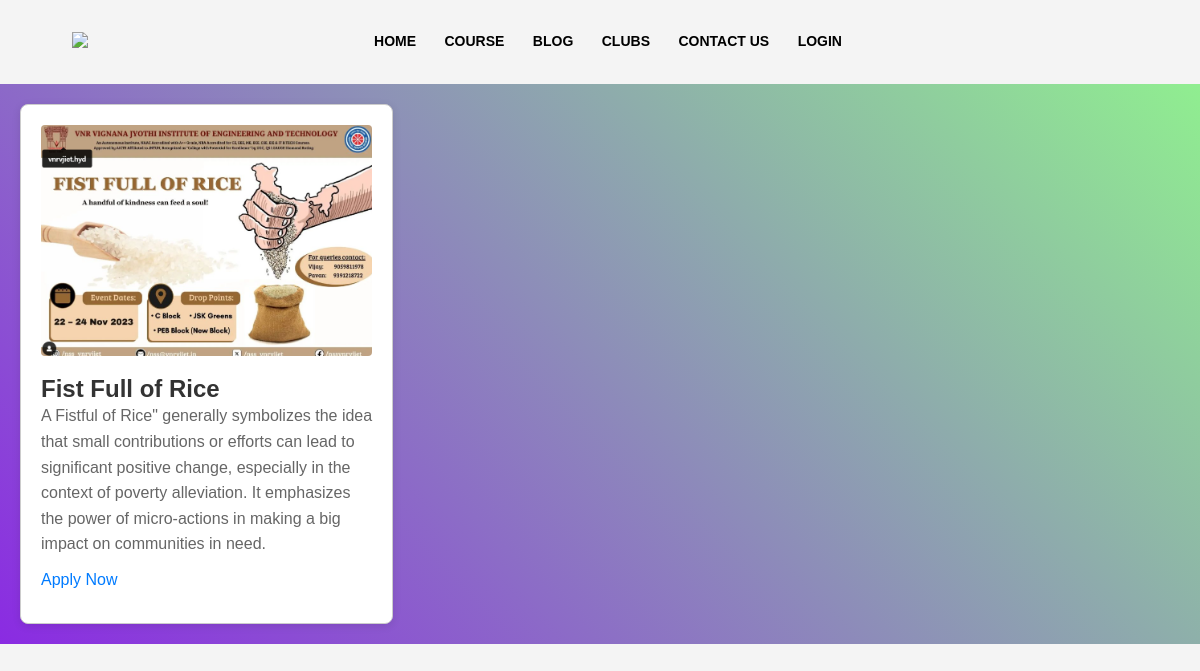
Screenshot of /latest_events.php with the database file from the repository.
### tables this page shows
CREATE TABLE `events` (
  `id` int(11) NOT NULL,
  `event_name` varchar(255) NOT NULL,
  `event_description` text NOT NULL,
  `event_image` varchar(255) NOT NULL,
  `application_form` varchar(255) NOT NULL,
  `created_at` timestamp NOT NULL DEFAULT current_timestamp()
);

### latest_events.php (the view, shortened to what this page needs)
<?php
$host = "localhost";
$dbusername = "root";
$dbpassword = "";
$dbname = "clubs_db";
$conn = new mysqli($host, $dbusername, $dbpassword, $dbname);
$sql = "SELECT event_name, event_description, event_image, application_form FROM events ORDER BY id DESC";
$result = $conn->query($sql);
?>
<!DOCTYPE html>
<html lang="en">
<head>
    <link rel="stylesheet" href="stylescopy.css">
</head>
<body>
<section class="sub-header">
        <nav>
            <a href="index.html"><img src="logo.png"></a>
            <div class="nav-links" id="navLinks">
                <ul>
                    <li><a href="index.php"><b>HOME</b></a></li>
                    <li><a href="course.php"><b>COURSE</b></a></li>
                    <li><a href="Blog.php"><b>BLOG</b></a></li>
                    <li><a href="clubs.php"><b>CLUBS</b></a></li>
                    <li><a href="contact.php"><b>CONTACT US</b></a></li>
                    <?php if (isset($_SESSION['userType'])): ?>
                        <?php if ($_SESSION['userType'] === 'admin'): ?>
                            <li><a href="clubsadmin.php"><b>MANAGE CLUBS & EVENTS</b></a></li>
                            <li><a href="logout.php"><b>LOGOUT</b></a></li>
                        <?php else: ?>
                            <li class="dropdown"><a href="#"><b>LATEST EVENTS</b></a>
                            <ul class = "dropdown-content">
                                <li><a href="my_events.php"><b>My Events<b></a></li>
                           </ul>
                            </li>
                            <li><a href="logout.php"><b>LOGOUT</b></a></li>
                        <?php endif; ?>
                    <?php else: ?>
                        <li><a href="login.php"><b>LOGIN</b></a></li>
                    <?php endif; ?>
                </ul>
            </div>
        </nav>
    </section>
    <div class="events-grid">
        <?php if ($result->num_rows > 0): ?>
            <?php while($row = $result->fetch_assoc()): ?>
                <div class="event-container">
                    <img src="<?php echo htmlspecialchars($row['event_image']); ?>" alt="Event Image" onclick="openLightbox('<?php echo htmlspecialchars($row['event_image']); ?>')">
                    <h3><?php echo htmlspecialchars($row['event_name']); ?></h3>
                    <p><?php echo nl2br(htmlspecialchars($row['event_description'])); ?></p>
                    <p><a href="<?php echo htmlspecialchars($row['application_form']); ?>" target="_blank">Apply Now</a></p>
                </div>
            <?php endwhile; ?>
        <?php else: ?>
            <h1>No Events Found</h1>
        <?php endif; ?>
    </div>
</body>
</html>

### stylescopy.css (style rules this page uses)
* { margin: 0; padding: 0; font-family: 'Poppins',sans-serif; }
nav { display: flex; padding: 2% 6%; justify-content: space-between; align-items: center; }
nav img { width: 100px; }
.nav-links { flex: l; text-align: right; }
.nav-links ul li { list-style: none; display: inline-block; padding: 8px 12px; position: relative; }
.nav-links ul li a { color: #000000; text-decoration: none; font-size: 14px; }
.nav-links ul li::after { content: ''; width: 0%; height: 2px; background: #f44336; display: block; margin: auto; transition: 0.5s; }

### latest_events.php (style rules this page uses)
body { font-family: Arial, sans-serif; background-color: #f4f4f4; margin: 0; padding: 0; }
.events-grid { display: grid; grid-template-columns: repeat(auto-fill, minmax(300px, 1fr)); gap: 20px; padding: 20px; max-width: 1200px; margin: 0 auto; background: linear-gradient(45deg,blueviolet,lightgreen); }
.event-container { padding: 20px; border: 1px solid #ccc; border-radius: 8px; background-color: #ffffff; box-shadow: 0 2px 8px rgba(0, 0, 0, 0.1); transition: transform 0.2s; }
.event-container img { max-width: 100%; height: auto; margin-bottom: 15px; border-radius: 4px; cursor: pointer; }
.event-container h3 { margin-top: 0; font-size: 1.5em; color: #333; }
.event-container p { margin-bottom: 10px; color: #666; line-height: 1.6; }
.event-container a { color: #007bff; text-decoration: none; }

### rows the page displays
events: event_image (picture), event_name "Fist Full of Rice", event_description "A Fistful of Rice\" generally symbolizes the idea that small contributions or efforts can lead to significant positive change, especially in the context of poverty alleviation. It emphasizes the power of micro-actions in making a big impact on communities in need."
